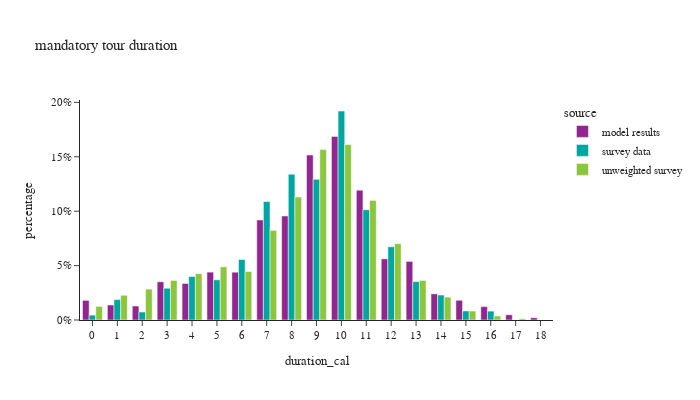

Here is the notebook cell this chart was saved with:
### Code cell
m_tour_data['duration_cal'] = m_tour_data['end'] - m_tour_data['start']

df_plot = m_tour_data.groupby(['source','duration_cal'])[['tour_weight']].sum().reset_index()
df_plot['percentage'] = df_plot.groupby(['source'], group_keys=False)['tour_weight']. \
    apply(lambda x: x / float(x.sum()))

fig = px.bar(df_plot, x="duration_cal", y="percentage", color="source",barmode="group",
             title="mandatory tour duration")
fig.for_each_annotation(lambda a: a.update(text = a.text.split("=")[-1]))
fig.update_layout(height=400, width=700, yaxis=dict(tickformat=".0%"), xaxis=dict(dtick="1"))
fig.show()

### Figure 1 — Plotly figure (JSON) as saved in the notebook; plotly's stock layout.template omitted (floating-point values rounded to 4 significant figures)
{"data": [{"alignmentgroup": "True", "hovertemplate": "source=model results<br>duration_cal=%{x}<br>percentage=%{y}<extra></extra>", "legendgroup": "model results", "marker": {"color": "#91268F", "pattern": {"shape": ""}}, "name": "model results", "offsetgroup": "model results", "orientation": "v", "showlegend": true, "textposition": "auto", "type": "bar", "x": [0.0, 1.0, 2.0, 3.0, 4.0, 5.0, 6.0, 7.0, 8.0, 9.0, 10.0, 11.0, 12.0, 13.0, 14.0, 15.0, 16.0, 17.0, 18.0], "xaxis": "x", "y": [0.01805, 0.01382, 0.01285, 0.03513, 0.03357, 0.044, 0.04394, 0.09195, 0.09559, 0.1516, 0.1688, 0.1193, 0.05622, 0.05383, 0.02403, 0.0181, 0.01231, 0.004806, 0.002077], "yaxis": "y"}, {"alignmentgroup": "True", "hovertemplate": "source=survey data<br>duration_cal=%{x}<br>percentage=%{y}<extra></extra>", "legendgroup": "survey data", "marker": {"color": "#00A7A0", "pattern": {"shape": ""}}, "name": "survey data", "offsetgroup": "survey data", "orientation": "v", "showlegend": true, "textposition": "auto", "type": "bar", "x": [0.0, 1.0, 2.0, 3.0, 4.0, 5.0, 6.0, 7.0, 8.0, 9.0, 10.0, 11.0, 12.0, 13.0, 14.0, 15.0, 16.0, 17.0], "xaxis": "x", "y": [0.004471, 0.01882, 0.007333, 0.02919, 0.03997, 0.03695, 0.05557, 0.1089, 0.134, 0.1293, 0.1921, 0.1014, 0.06732, 0.03531, 0.02295, 0.008357, 0.008164, 7.58e-05], "yaxis": "y"}, {"alignmentgroup": "True", "hovertemplate": "source=unweighted survey<br>duration_cal=%{x}<br>percentage=%{y}<extra></extra>", "legendgroup": "unweighted survey", "marker": {"color": "#8CC63E", "pattern": {"shape": ""}}, "name": "unweighted survey", "offsetgroup": "unweighted survey", "orientation": "v", "showlegend": true, "textposition": "auto", "type": "bar", "x": [0.0, 1.0, 2.0, 3.0, 4.0, 5.0, 6.0, 7.0, 8.0, 9.0, 10.0, 11.0, 12.0, 13.0, 14.0, 15.0, 16.0, 17.0], "xaxis": "x", "y": [0.0125, 0.02272, 0.0284, 0.03635, 0.0426, 0.04885, 0.04459, 0.08236, 0.113, 0.1568, 0.1613, 0.1099, 0.07015, 0.03635, 0.02102, 0.008236, 0.003692, 0.001136], "yaxis": "y"}], "layout": {"barmode": "group", "height": 400, "legend": {"title": {"text": "source"}, "tracegroupgap": 0}, "title": {"text": "mandatory tour duration"}, "width": 700, "xaxis": {"anchor": "y", "domain": [0.0, 1.0], "dtick": "1", "title": {"text": "duration_cal"}}, "yaxis": {"anchor": "x", "domain": [0.0, 1.0], "tickformat": ".0%", "title": {"text": "percentage"}}}}
